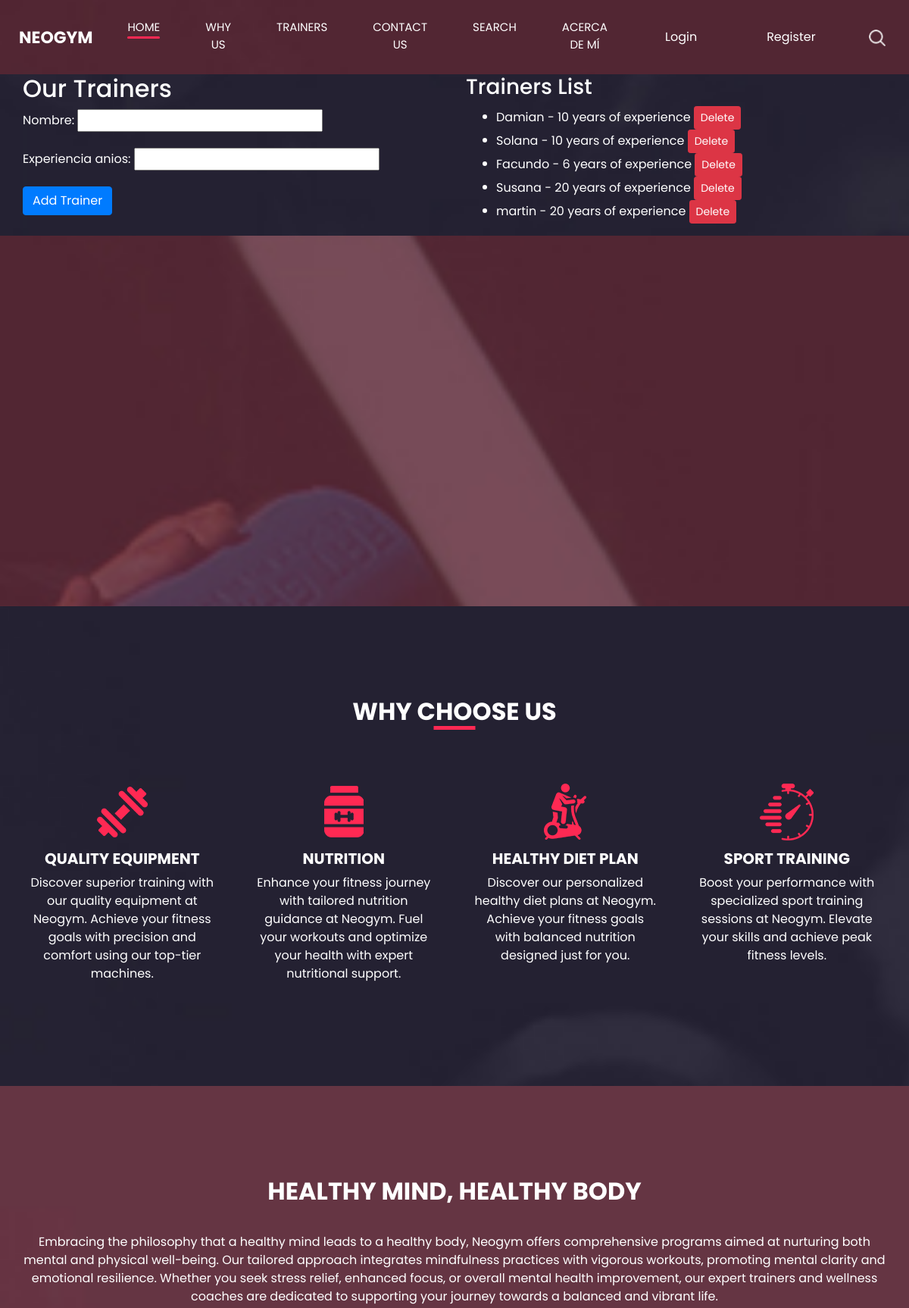
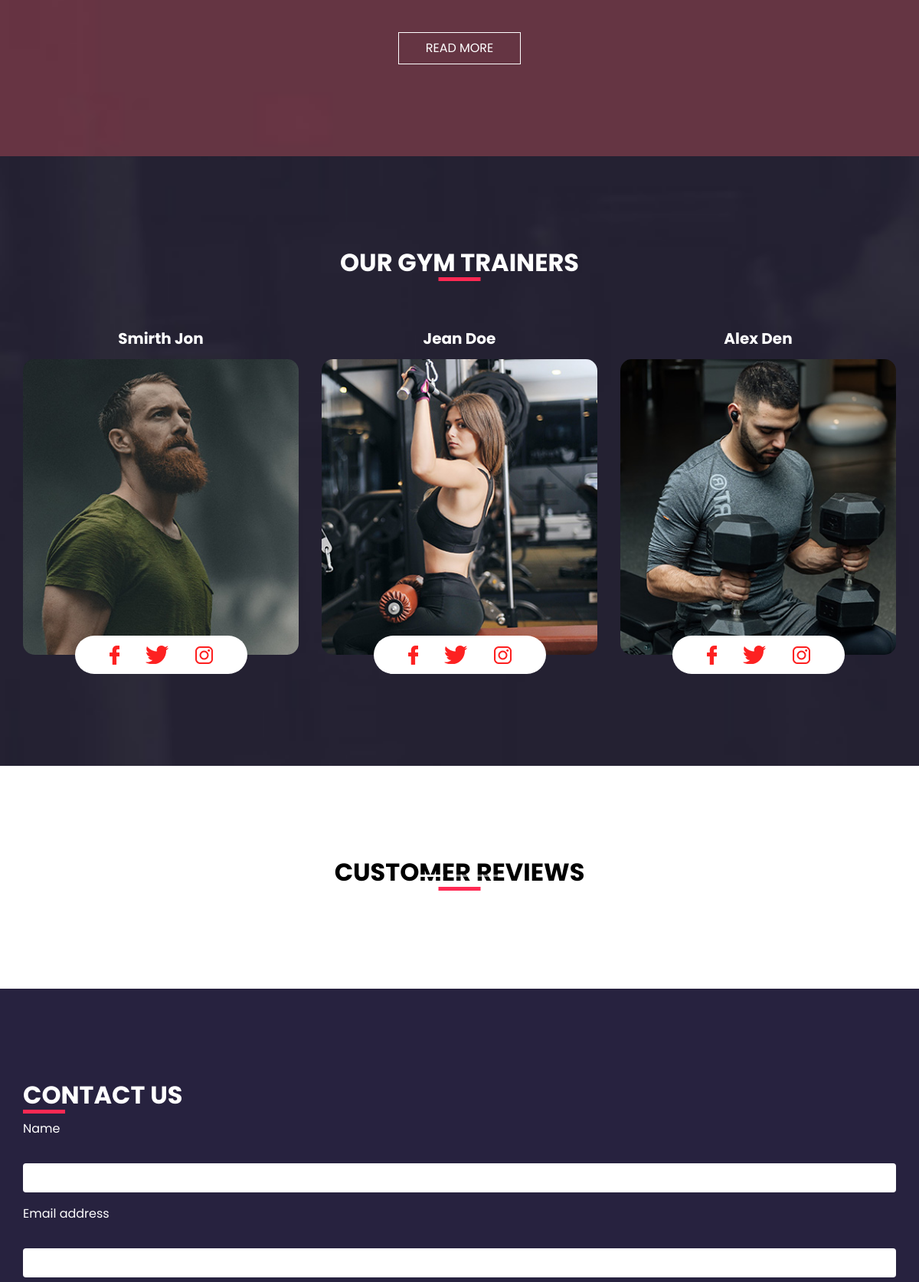
The app's page /trainer/ (upper part) with its own data (2 pictures, top to bottom).
### main/models.py (models this page shows, shortened)
class Trainer(models.Model):
    nombre = models.CharField(max_length=100)
    experiencia_anios = models.IntegerField()

### main/views.py (the view)
# urls.py: path('trainer/', main_views.trainer, name='trainer'),
def trainer(request):
    if request.method == 'POST':
        form = TrainerForm(request.POST)
        if form.is_valid():
            form.save()
            return redirect('trainer')
    else:
        form = TrainerForm()
    trainers = Trainer.objects.all()
    return render(request, 'main/trainer.html', {'form': form, 'trainers': trainers})

### main/forms.py
class TrainerForm(forms.ModelForm):
    class Meta:
        model = Trainer
        fields = ['nombre', 'experiencia_anios']

### main/templates/main/trainer.html (shortened to what this page needs)
{% extends 'main/index.html' %}
{% block content %}
<section class="trainer_section">
    <div class="container">
        <div class="row">
            <div class="col-md-6">
                <div class="form_container">
                    <h2>Our Trainers</h2>
                    <form method="POST">
                        {{ form.as_p }}
                        <button type="submit" class="btn btn-primary">Add Trainer</button>
                    </form>
                </div>
            </div>
            <div class="col-md-6">
                <div class="trainer_list">
                    <h3>Trainers List</h3>
                    <ul>
                        {% for trainer in trainers %}
                            <li>{{ trainer.nombre }} - {{ trainer.experiencia_anios }} years of experience
                                <form action="{% url 'delete_trainer' trainer.id %}" method="POST" style="display: inline;">
                                    <button type="submit" class="btn btn-danger btn-sm">Delete</button>
                                </form>
                            </li>
                        {% endfor %}
                    </ul>
                </div>
            </div>
        </div>
    </div>
</section>
{% endblock %}

### main/static/css/style.css (style rules this page uses)
body { font-family: 'Poppins', sans-serif; color: #000000; background-color: #ffffff; }
.btn, .btn:focus { outline: none !important; -webkit-box-shadow: none; box-shadow: none; }
.trainer_section { background-image: url(../images/trainer-bg.jpg); background-size: cover; background-attachment: fixed; color: #ffffff; }

### main/static/css/responsive.css (style rules this page uses)
@media (min-width: 1200px) { .container { max-width: 1170px; } }

### records on screen
Trainer: nombre "Damian", experiencia_anios "10"
Trainer: nombre "Solana", experiencia_anios "10"
Trainer: nombre "Facundo", experiencia_anios "6"
Trainer: nombre "Susana", experiencia_anios "20"
Trainer: nombre "martin", experiencia_anios "20"
